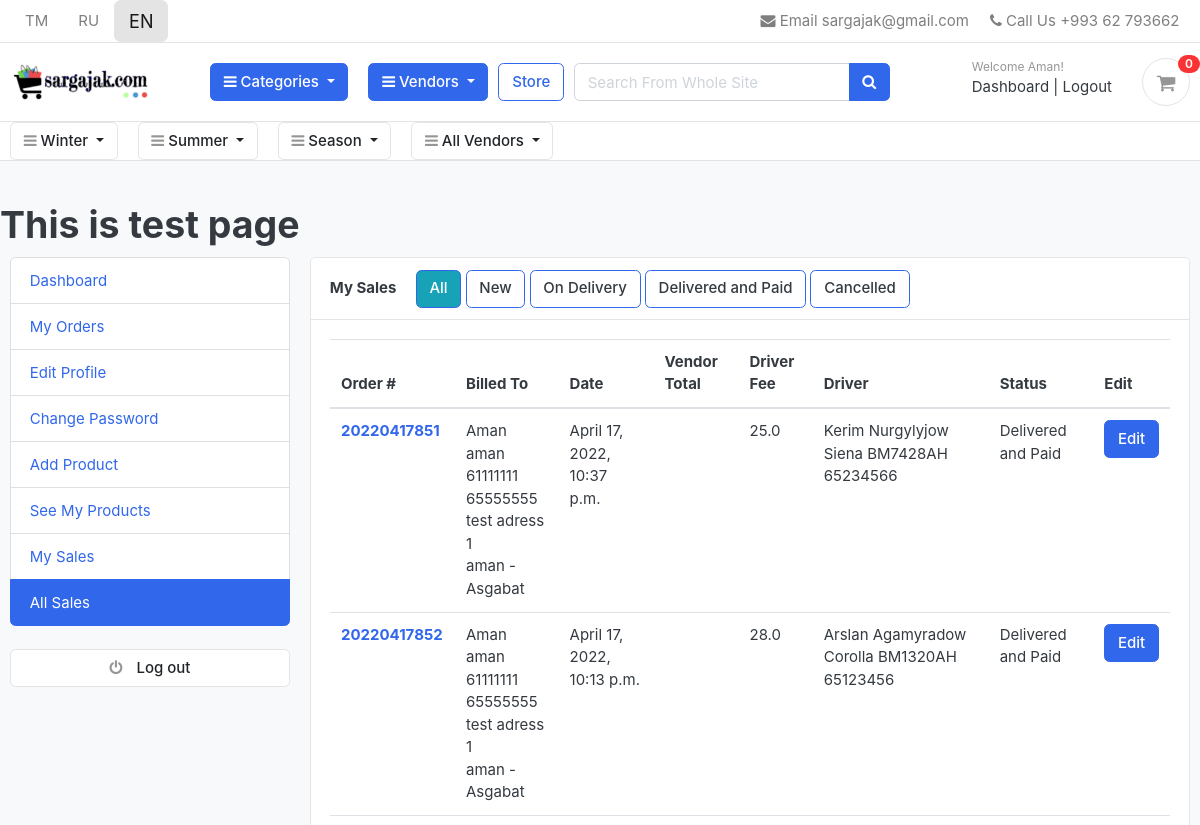
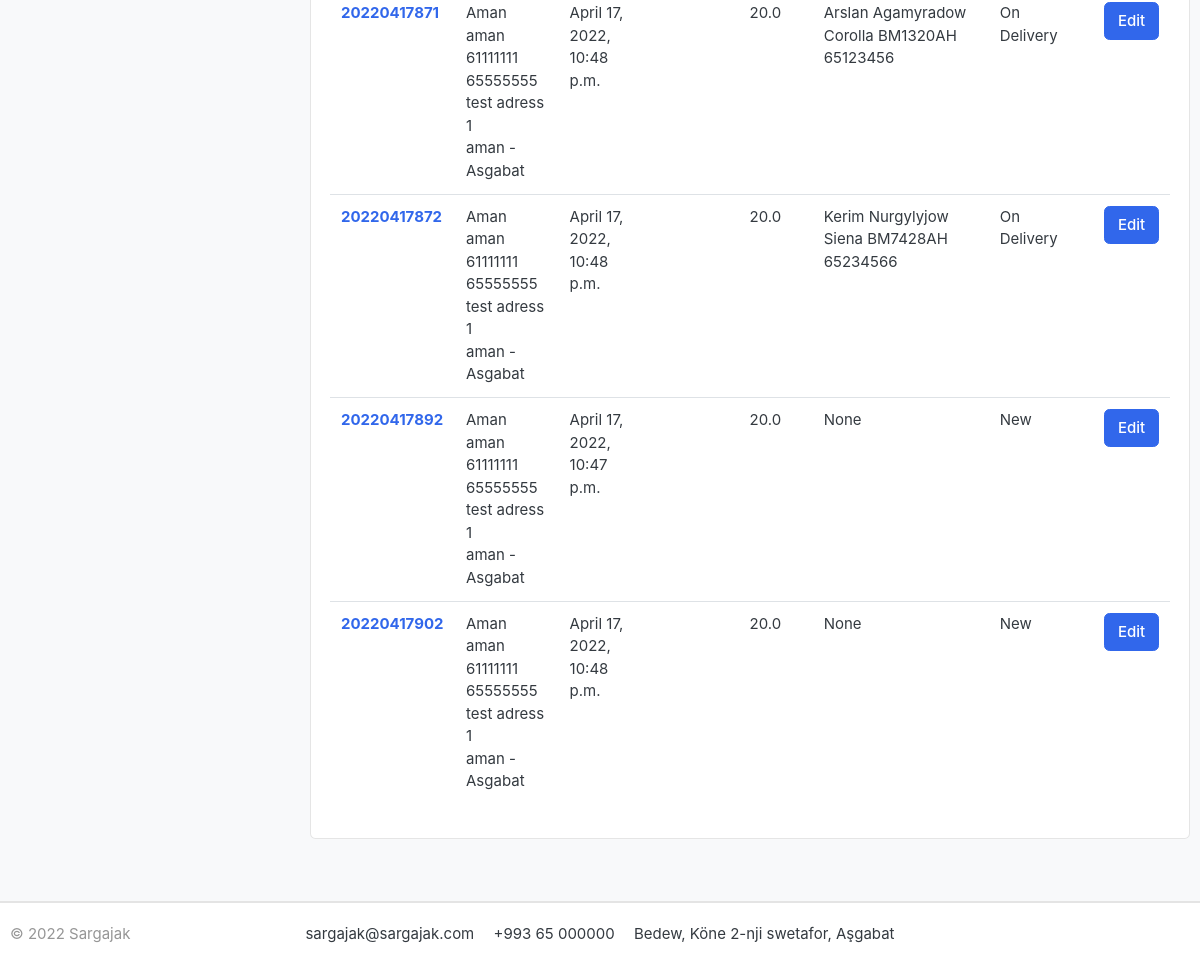
Screenshot of /en/accounts/all_sales/ (signed in) with the database file from the repository (2 pictures, top to bottom).
### accounts/models.py (models this page shows, shortened)
class Account(AbstractBaseUser):
    first_name      = models.CharField(max_length=50)
    last_name       = models.CharField(max_length=50)
    username       = models.CharField(max_length=50, unique=True)
    email           = models.EmailField(max_length=100, unique=True)
    phone_number    = models.CharField(max_length=50, unique=True)
    date_joined     = models.DateTimeField(auto_now_add=True)
    last_login      = models.DateTimeField(auto_now_add=True)
    is_admin        = models.BooleanField(default=False)
    is_staff        = models.BooleanField(default=False)
    is_active       = models.BooleanField(default=False)
    is_superadmin   = models.BooleanField(default=False)
    is_vendor       = models.BooleanField(default=False)
    USERNAME_FIELD  = 'phone_number'
    REQUIRED_FIELDS = ['first_name', 'last_name', 'email', 'username']
    objects = MyAccountManager()

class Driver(models.Model):
    vendor = models.ForeignKey(Vendor, on_delete=models.CASCADE)
    first_name = models.CharField(max_length=30)
    last_name = models.CharField(max_length=30)
    car_brand = models.CharField(max_length=30)
    car_model = models.CharField(max_length=30)
    car_year = models.CharField(max_length=4)
    car_plate = models.CharField(max_length=15)
    mobile = models.CharField(max_length=30)
    slug = models.SlugField(blank=True)
    def __str__(self):
        return '{} {} {} {} {}'.format(self.first_name, self.last_name, self.car_model, self.car_plate, self.mobile)

### category/models.py (models this page shows, shortened)
class Category(MPTTModel):
    name = models.CharField(max_length=50)
    parent = TreeForeignKey('self', on_delete=models.CASCADE, null=True, blank=True, related_name='children')
    slug = models.SlugField(max_length=100, unique=True, blank=True)
    description = models.TextField(max_length=250, blank=True)
    image = ResizedImageField(size=[500,500], upload_to='photos/categories', default='photos/categories/default.jpg', blank=True, null=True)
    class Meta:
        verbose_name = 'category'
        verbose_name_plural = 'categories'
        constraints = [UniqueConstraint(fields=['parent', 'slug'], name='parentslug'),]
    class MPTTMeta:
        order_insertion_by = ['name']
    def get_url(self):
        return reverse('products_by_category', args=[self.get_slug_list()[-1],])
    def get_slug_list(self):
        try:
            ancestors = self.get_ancestors(include_self=True)
        except:
            ancestors = []
        else:
            ancestors = [i.slug for i in ancestors]
        slugs = []
        for i in range(len(ancestors)):
            slugs.append('/'.join(ancestors[:i+1]))
        return slugs

### orders/models.py (models this page shows, shortened)
class Order(models.Model):
    STATUS = (
        ('1', _('New')),
        ('2', _('On Delivery')),
        ('3', _('Delivered and Paid')),
        ('4', _('Cancelled')),
    )
    vendor = models.ForeignKey(Vendor, on_delete=models.SET_NULL, null=True, related_name='vendororders')
    user = models.ForeignKey(Account, on_delete=models.SET_NULL, null=True)
    payment = models.ForeignKey(Payment, on_delete=models.SET_NULL, blank=True, null=True)
    order_number = models.CharField(max_length=20)
    order_number_vendor = models.CharField(max_length=20, unique=True)
    slug = models.SlugField(unique=True, blank=True, null=True)
    first_name = models.CharField(max_length=50)
    last_name = models.CharField(max_length=50)
    phone = models.CharField(max_length=15, blank=True, null=True)
    phone_extra = models.CharField(max_length=15, blank=True, null=True)
    email = models.EmailField(max_length=50, blank=True, null=True)
    address_line_1 = models.CharField(max_length=50)
    address_line_2 = models.CharField(max_length=50, blank=True, null=True)
    country = models.CharField(max_length=50, blank=True, null=True)
    state = models.CharField(max_length=50, blank=True, null=True)
    city = models.CharField(max_length=50)
    order_note = models.CharField(max_length=100, blank=True)
    order_total = models.FloatField(default=0)
    tax = models.FloatField(default=0)
    channel = models.CharField(max_length=40, blank=True, null=True)
    ip = models.CharField(blank=True, max_length=50)
    is_ordered = models.BooleanField(default=False)
    subtotal = models.FloatField(blank=True, null=True, default=0)
    delivery_fee = models.FloatField(blank=True, null=True, default=0)
    grand_total = models.FloatField(blank=True, null=True, default=0)
    driver = models.ForeignKey(Driver, on_delete=models.SET_NULL, blank=True, null=True)
    driver_fee = models.FloatField(default=20)
    status = models.CharField(max_length=1, choices=STATUS, default='1')
    created_at = models.DateTimeField(auto_now_add=True)
    updated_at = models.DateTimeField(auto_now=True)
    def full_name(self):
        return f'{self.first_name} {self.last_name}'

### accounts/views.py (the view)
# urls.py: path('all_sales/', views.SalesListView.as_view(), name='sales'),
class SalesListView(LoginRequiredMixin, ListView):
    model = Order
    template_name = 'accounts/sales.html'
    context_object_name = 'sales'
    paginate_by = 10
    login_url = '/accounts/login/'
    def get_queryset(self):
        vendor_slug = self.kwargs.get('vendor_slug')
        print('vendor slug', vendor_slug)
        sales = Order.objects.all()
        if vendor_slug:
            sales = sales.filter(vendor__slug=vendor_slug)
        if self.request.GET.get('status'):
            sales = SalesFilterSet(self.request.GET, queryset=sales).qs.distinct()
        return sales
    def get_context_data(self, **kwargs):
        context = super(SalesListView, self).get_context_data(**kwargs)
        return context

### templates/accounts/sales.html (shortened to what this page needs)
{% extends 'base.html' %}
{% load i18n %}
{% block content %}
<section class="section-conten padding-y bg">
<h1>This is test page</h1>
  <div class="container">
    <div class="row">
      {% include 'includes/dashboard_sidebar.html' %}
      {% if form %}
      <main class="col-md-9">
        {{form.errors}}
        <form action="" method="POST">
          {% csrf_token %}
          <div class="shadow p-1 mb-3 bg-white rounded">
            <div class="form-row">
              <div class="form-group col-md-4">
                <label>{% translate 'Order' %}</label>
                {{ form.order_number_vendor }}
              </div>
              <div class="form-group col-md-4">
                <label>{% translate 'Vendor' %}</label>
                {{ form.vendor }}
              </div>
            </div>
            <div class="form-row">
              <div class="form-group col-md-6">
                <label>{% translate 'Driver' %}</label>
                {{ form.driver }}
              </div>
              <div class="form-group col-md-3">
                <label>{% translate 'Driver Fee' %}</label>
                {{ form.driver_fee }}
              </div>
              <div class="form-group col-md-3">
                <label>{% translate 'Status' %}</label>
                {{ form.status }}
              </div>
            </div>
            <input type="submit" value="{% translate 'Update' %}" class="btn btn-primary">
          </div>
        </form>
      </main>
      {% else %}
      <main class="col-md-9">
        <article class="card">
          <header class="card-header">
            <strong class="d-inline-block mr-3">{% translate 'My Sales' %}</strong>
            <a href="?"
            class="btn btn-large btn-sedondary border border-primary {% if not request.GET.status %} btn-info {% endif %}">
                {% translate 'All' %}</a>
            <a href="?status=1"
            class="btn btn-large btn-sedondary border border-primary {% if request.GET.status == '1' %} btn-info {% endif %}">
                {% translate 'New' %}</a>
            <a href="?status=2"
            class="btn btn-large btn-sedondary border border-primary {% if request.GET.status == '2' %} btn-info {% endif %}">
                {% translate 'On Delivery' %}</a>
            <a href="?status=3"
            class="btn btn-large btn-sedondary border border-primary {% if request.GET.status == '3' %} btn-info {% endif %}">
                {% translate 'Delivered and Paid' %}</a>
            <a href="?status=4"
            class="btn btn-large btn-sedondary border border-primary {% if request.GET.status == '4' %} btn-info {% endif %}">
                {% translate 'Cancelled' %}</a>
          </header>
          <div class="card-body">
            <div class="row">
              <div class="col-md-12">
                <table class="table table-hover">
                  <thead>
                    <tr>
                      <th scope="col-md">{% translate 'Order' %} #</th>
                      <th scope="col-md">{% translate 'Billed To' %}</th>
                      <th scope="col-md">{% translate 'Date' %}</th>
                      <th scope="col-md">{% translate 'Vendor Total' %}</th>
                      <th scope="col-md">{% translate 'Driver Fee' %}</th>
                      <th scope="col-md">{% translate 'Driver' %}</th>
                      <th scope="col-md">{% translate 'Status' %}</th>
                      <th scope="col-md">{% translate 'Edit' %}</th>
                    </tr>
                  </thead>
                  <tbody>
                      {% for sale in sales %}
                      <tr>
                        <th scope="row"><a href="{% url 'vendor_sale_detail' sale.vendor.slug sale.order_number_vendor %}">{{sale.order_number_vendor}}</a></th>
                        <td>{{sale.full_name}} <br> {{sale.user.phone_number}} <br> {{sale.phone_extra}} <br>
                            {{sale.address_line_1}} <br>
                            {{sale.address_line_2}} - {{sale.city}}</td>
                        <td>{{sale.updated_at}}</td>
                        <td>{{sale.vendor_total}}</td>
                        <td>{{sale.driver_fee}}</td>
                        <td>{{sale.driver}}</td>
                        <td>{{sale.get_status_display}}</td>
                        <td><a href="{% url 'vendor_sale_detail' sale.vendor.slug sale.slug %}?edit={{sale.id}}" class="btn btn-primary">{% translate 'Edit' %}</a></td>
                      </tr>
                      {% endfor %}
                    </tbody>
                  </table>
                </div>
                    </div>
                  </div>
                </article>
              </main>
              {% endif %}
            </div>
          </div>
        </section>
        {% endblock %}

### templates/includes/navbar.html (shortened to what this page needs)
{% load i18n %}
{% load static %}
{% load mptt_tags %}
<header class="section-header">
    <nav class="navbar p-md-0 navbar-expand-sm navbar-light border-bottom">
    <div class="container">
                <div class="row col-4 align-items-center">
                    <a href="/tk/{{request.get_full_path|slice:"4:"}}" class="nav-link {% if LANGUAGE_CODE == 'tk' %} active btn-lg bg-light {% endif %}">TM</a>
                    <a href="/ru/{{request.get_full_path|slice:"4:"}}" class="nav-link {% if LANGUAGE_CODE == 'ru' %} active btn-lg bg-light {% endif %}">RU</a>
                    <a href="/en/{{request.get_full_path|slice:"4:"}}" class="nav-link {% if LANGUAGE_CODE == 'en' %} active btn-lg bg-light {% endif %}">EN</a>
                </div>
        <ul class="navbar-nav">
            <li><a href="#" class="nav-link"> <i class="fa fa-envelope"></i> {% translate 'Email' %} sargajak@gmail.com</a></li>
            <li><a href="#" class="nav-link"> <i class="fa fa-phone"></i> {% translate 'Call Us' %} +993 62 793662</a></li>
        </ul>
      </div>
    </nav>
    <section class="header-main border-bottom">
        <div class="container">
    <div class="row align-items-center">
        <div class="col-lg-2 col-md-3 col-6">
            <a href="{% url 'home' %}" class="brand-wrap">
                <img class="logo" src="{% static 'images/sargajaklogo.png' %}">
            </a>
        </div>
        <div class="col-lg col-sm col-md col-6 flex-grow-0">
            <div class="category-wrap dropdown d-inline-block float-right">
                <button type="button" class="btn btn-primary dropdown-toggle" data-toggle="dropdown">
                    <i class="fa fa-bars"></i> {% translate 'Categories' %}
                </button>
            </div>
        </div>
        <div class="col-lg col-sm col-md col-6 flex-grow-0">
            <div class="category-wrap dropdown d-inline-block float-right">
                <button type="button" class="btn btn-primary dropdown-toggle" data-toggle="dropdown">
                    <i class="fa fa-bars"></i> {% translate 'Vendors' %}
                </button>
            </div>
        </div>
        <a href="{% url 'store' %}" class="btn btn-outline-primary">{% translate 'Store' %}</a>
        <div class="col-lg  col-md-6 col-sm-12 col">
            <form action="{%url 'store' %}" class="search" method="GET">
                <div class="input-group w-100">
                    <input type="text" class="form-control" style="width:60%;" placeholder="{% translate 'Search From Whole Site' %}" name="search"
                        {% if request.GET.search %} value="{{ request.GET.search}}" {% endif %}>
                    <div class="input-group-append">
                      <button class="btn btn-primary" type="submit">
                        <i class="fa fa-search"></i>
                      </button>
                    </div>
                </div>
            </form>
        </div>
        <div class="col-lg-3 col-sm-6 col-8 order-2 order-lg-3">
                    <div class="d-flex justify-content-end mb-3 mb-lg-0">
                        <div class="widget-header">
                            {% if user.id is None %}
                            <small class="title text-muted">{% translate 'Welcome guest!' %}</small>
                            <div>
                                <a href="{% url 'login' %}">{% translate 'Sign in' %}</a> <span class="dark-transp"> | </span>
                                <a href="{% url 'registration' %}"> {% translate 'Register' %}</a>
                            </div>
                            {% else %}
                            <small class="title text-muted">{% translate 'Welcome' %} {{user.first_name}}!</small>
                            <div>
                                <a href="{% url 'dashboard' %}">{% translate 'Dashboard' %}</a> <span class="dark-transp"> | </span>
                                <a href="{% url 'logout' %}"> {% translate 'Logout' %}</a>
                            </div>
                            {% endif %}
                        </div>
                        <a href="{% url 'cart' %}" class="widget-header pl-3 ml-3">
                            <div class="icon icon-sm rounded-circle border"><i class="fa fa-shopping-cart"></i></div>
                            <span class="badge badge-pill badge-danger notify">{{cart_count}}</span>
                        </a>
                    </div>
                </div>
    </div>
        </div>
    </section>
    <section class="header-main border-bottom p-0">
        <div class="container">
            <div class="row">
                {% for root in root_categories %}
                <div class="col-lg col-sm col-md col flex-grow-0">
                    <div class="category-wrap dropdown d-inline-block">
                        <button type="button" class="btn btn-light dropdown-toggle" data-toggle="dropdown">
                            <i class="fa fa-bars"></i> {{root.name}}
                        </button>
                    </div>
                </div>
                {% endfor %}
        <div class="col-lg col-sm col-md col flex-grow-0">
            <div class="category-wrap dropdown d-inline-block">
                <button type="button" class="btn btn-light dropdown-toggle" data-toggle="dropdown">
                    <i class="fa fa-bars"></i> {% translate 'All Vendors' %}
                </button>
            </div>
        </div>
    </div>
</div>
    </section>
    </header>

### rows the page displays
Account: first_name "Aman"
Category: name "Winter"
Category: name "Summer"
Category: name "Season"
Order: order_number_vendor "20220417851", full_name "Aman aman", user.phone_number "61111111", phone_extra "65555555", address_line_1 "test adress 1", address_line_2 "aman", city "Asgabat", updated_at "April 17, 2022, 10:37 p.m.", driver_fee "25.0", driver "Kerim Nurgylyjow Siena BM7428AH 65234566", status "Delivered and Paid"
Order: order_number_vendor "20220417852", full_name "Aman aman", user.phone_number "61111111", phone_extra "65555555", address_line_1 "test adress 1", address_line_2 "aman", city "Asgabat", updated_at "April 17, 2022, 10:13 p.m.", driver_fee "28.0", driver "Arslan Agamyradow Corolla BM1320AH 65123456", status "Delivered and Paid"
Order: order_number_vendor "20220417871", full_name "Aman aman", user.phone_number "61111111", phone_extra "65555555", address_line_1 "test adress 1", address_line_2 "aman", city "Asgabat", updated_at "April 17, 2022, 10:48 p.m.", driver_fee "20.0", driver "Arslan Agamyradow Corolla BM1320AH 65123456", status "On Delivery"
Order: order_number_vendor "20220417872", full_name "Aman aman", user.phone_number "61111111", phone_extra "65555555", address_line_1 "test adress 1", address_line_2 "aman", city "Asgabat", updated_at "April 17, 2022, 10:48 p.m.", driver_fee "20.0", driver "Kerim Nurgylyjow Siena BM7428AH 65234566", status "On Delivery"
Order: order_number_vendor "20220417892", full_name "Aman aman", user.phone_number "61111111", phone_extra "65555555", address_line_1 "test adress 1", address_line_2 "aman", city "Asgabat", updated_at "April 17, 2022, 10:47 p.m.", driver_fee "20.0", driver "None", status "New"
Order: order_number_vendor "20220417902", full_name "Aman aman", user.phone_number "61111111", phone_extra "65555555", address_line_1 "test adress 1", address_line_2 "aman", city "Asgabat", updated_at "April 17, 2022, 10:48 p.m.", driver_fee "20.0", driver "None", status "New"

### other values shown
{{ cart_count }} "0"
